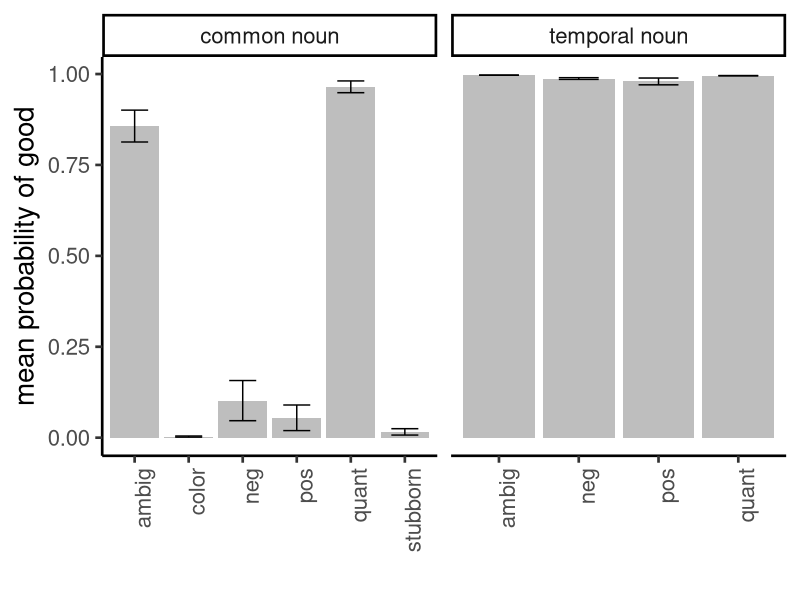
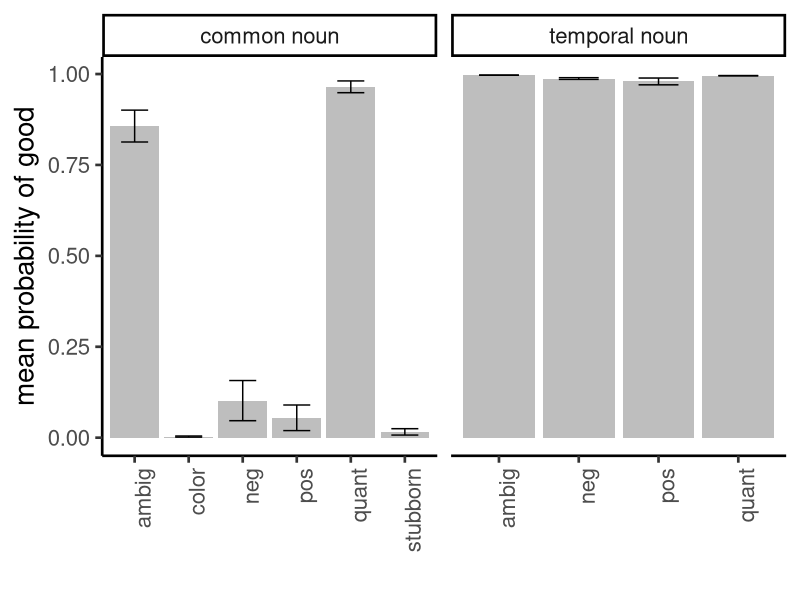

The R source for these figures, in order: (Note: this script raises an error after producing the figures.)
library(tidyverse)
cbbPalette <- c("#000000", "#E69F00", "#56B4E9", "#009E73", "#F0E442", "#0072B2", "#D55E00", "#CC79A7")


d = bind_rows( read_csv("gpt3_data/sents_20221004.csv"),
  read_csv("gpt3_data/sents_20221004_2.csv")) %>%
  filter(experiment %in% c("spentLondon", "storeBought")) %>%
  select(experiment, adj, num, noun, adjclass, numclass, nounclass, starts_with("goodness")) %>%
  gather(variable, value, -experiment, -adj, -num, -noun, -adjclass, -numclass, -nounclass)

# this shows the predicted adjective effects very nicely
adjs = filter(d, numclass == "num-low") %>%
  group_by(variable, experiment, adjclass) %>%
  filter(variable == "goodness-sent") %>%
  summarise(m=mean(value, na.rm=T),
            n=n(),
            l = mean(value, na.rm=T) - 1.96 * sd(value, na.rm=T)/sqrt(n()),
            u = mean(value, na.rm=T) + 1.96 * sd(value, na.rm=T)/sqrt(n()))
adjs$experiment = ifelse(adjs$experiment == 'spentLondon', 
                         "temporal noun",
                         "common noun")
adjs$adjclass = gsub("adj-", "", adjs$adjclass)
ggplot(adjs, aes(x=adjclass, y=m,
                 ymin=l, ymax=u)) + 
  geom_bar(stat='identity', position=position_dodge(width=1), fill="gray") + 
  geom_errorbar(position=position_dodge(width=1), width=.5) + 
  theme_classic(20) +
  theme(#legend.position = "bottom",
    legend.title = element_blank(),
    axis.text.x = element_text(angle=90, hjust=1)) + 
  facet_grid(. ~ experiment, scales="free_x", drop=T) + 
  scale_fill_manual(values = c("gray", "gray",
                               "blue", "lightblue",
                               "darkblue")) +
  xlab("") + ylab("mean probability of good")
ggsave("pngs/adjs.png", width=6, height=4)

# high-odd are weirdly high, the rest as expected
group_by(d, variable, numclass) %>%
  summarise(m=mean(value, na.rm=T)) %>%
  spread(numclass, m)

# measure best. The common nouns and common measure nouns are no good.
group_by(d, variable, nounclass) %>%
  summarise(m=mean(value, na.rm=T)) %>%
  spread(nounclass, m)

# pick a really good one and test the overall pattern
# split by adjective
filter(d, numclass == "num-low",
       nounclass == "noun-measure") %>%
  group_by(variable, adjclass) %>%
  summarise(m=mean(value)) %>%
  spread(adjclass, m)

filter(d, numclass == "num-low",
       nounclass == "noun-common") %>%
  group_by(variable, adjclass) %>%
  summarise(m=mean(value)) %>%
  spread(adjclass, m)


group_by(d, experiment) %>%
  summarise(m=mean(value, na.rm=T)) 

d.2 = bind_rows( read_csv("gpt3_data/sents_20221004.csv"),
               read_csv("gpt3_data/sents_20221004_2.csv")) %>%
  filter(experiment %in% c("spentLondon", "storeBought"),
         numclass == "num-low",
         nounclass == "noun-measure") %>%
  group_by(adjclass) %>%
  summarise(a.helps = mean(`goodness-sent` > `goodness-sent_no_a`),
            mod.helps = mean(`goodness-sent` > `goodness-sent_no_mod`),
            order.helps = mean(`goodness-sent` > `goodness-sent_reverse_mods`),
            singular.helps = mean(`goodness-sent` > `goodness-sent_no_plural`))

d.2.common = bind_rows( read_csv("gpt3_data/sents_20221004.csv"),
                 read_csv("gpt3_data/sents_20221004_2.csv")) %>%
  filter(experiment %in% c("spentLondon", "storeBought"),
         numclass == "num-low",
         nounclass == "noun-common") %>%
  group_by(adjclass) %>%
  summarise(a.helps = mean(`goodness-sent` > `goodness-sent_no_a`),
            mod.helps = mean(`goodness-sent` > `goodness-sent_no_mod`),
            order.helps = mean(`goodness-sent` > `goodness-sent_reverse_mods`),
            singular.helps = mean(`goodness-sent` > `goodness-sent_no_plural`))
d.2.common


d.3 = bind_rows( read_csv("gpt3_data/sents_20221004.csv"),
                 read_csv("gpt3_data/sents_20221004_2.csv")) %>%
  filter(experiment %in% c("spentLondon", "storeBought"),
         numclass == "num-low",
         nounclass == "noun-measure") %>%
  mutate(adjclass = ifelse(adjclass == "adj-neg" | adjclass == "adj-pos",
                           "adj",
                           adjclass)) %>%
  rename( `a ADJ five days`=(`goodness-sent`),
            `five ADJ days`=(`goodness-sent_default`),
            `a five days`=(`goodness-sent_no_mod`),
            `a five ADJ days`=(`goodness-sent_reverse_mods`),
            `a ADJ five day` = (`goodness-sent_no_plural`),
           `ADJ five days` = (`goodness-sent_no_a`)) %>%
  select(adjclass, adj, starts_with("a ADJ"), starts_with("ADJ"),
         starts_with("a five"), starts_with("five")) %>%
  group_by(adjclass) %>%
  mutate(firstadj=first(adj)) %>%
  ungroup() %>%
  pivot_longer(cols=c(`a ADJ five days`,`a ADJ five day`, `a five days`,
               `a five ADJ days`, `five ADJ days`, `ADJ five days`)) %>%
  na.omit() %>%
  group_by(adjclass, name, firstadj) %>%
  summarise(m=mean(value),
            n=n(),
            s=sd(value),
            l=mean(value) - 1.96 * sd(value, na.rm=T)/sqrt(n),
            u=mean(value) + 1.96 * sd(value, na.rm=T)/sqrt(n),
           )

d.3$name = factor(d.3$name, levels = c("a ADJ five days",
                                       "five ADJ days",
                                       "a five ADJ days",
                                       "a five days",
                                       "a ADJ five day",
                                       "ADJ five days"))
  

sum(d.3$n)

################################
# breakout hungry
hungry = bind_rows( read_csv("gpt3_data/sents_20221004.csv"),
           read_csv("gpt3_data/sents_20221004_2.csv")) %>%
  filter(experiment == "servedDinnerTo") %>%
  select(sent, `goodness-sent`, adjclass, numclass, nounclass, adj, num, noun) %>%
  mutate(agents = ifelse(grepl("arrived", sent), "agents", "not_agents"))

group_by(hungry, agents, adjclass, adj) %>%
  summarise(m=mean(`goodness-sent`)) %>%
  spread(agents, m)

# shows the right pattern, but it says it's good overall. Even the one we think is bad

##################################

filter(d, experiment == "twoAdjs",
       variable %in% c("goodness-sentadjorder1", "goodness-sentadjorder2")) %>%
  group_by(variable) %>%
  summarise(m=mean(value))

############################### 

# doesn't get this one
doublea = bind_rows( read_csv("gpt3_data/sents_20221004.csv"),
               read_csv("gpt3_data/sents_20221004_2.csv")) %>%
  filter(experiment == "twoAdjs") %>%
  rename(goodness1 = `goodness-sentadjorder1`,
         goodness2 = `goodness-sentadjorder2`) %>%
  select( experiment, adj, num, noun, adjclass, numclass, nounclass,
          sentadjorder1, sentadjorder2,
    goodness1, goodness2) %>%
  mutate(expected.dir = goodness1 - goodness2)

select(doublea, `sentadjorder1`, `sentadjorder2`, expected.dir)
mean(doublea$expected.dir > 0)
group_by(doublea, noun) %>%
  summarise(mean(expected.dir))
group_by(doublea, adj) %>%
  summarise(mean(expected.dir))
group_by(doublea, num) %>%
  summarise(mean(expected.dir))

group_by(doublea) %>%
  summarise(mean(`goodness1`), mean(`goodness2`))


##################################

agree = read_csv("gpt3_data/sents_adjs_agree.csv")

agree$nounclass = factor(agree$nounclass,
                          levels = c("noun-temporal",
                                     "noun-unit_like",
                                     "noun-objects",
                                     "noun-human",
                                     "noun-distance",
                                     "noun-art"))

l = lmer(data=agree,
         `goodness-sent` ~ singplur * 
           nounclass +
           (1 + singplur|noun) + 
           (1|adj) + 
           (1|template))
summary(l)

t.stat <- function(x) fixef(x)/sqrt(diag(vcov(x)))

ls = data.frame(cbind(fixef(l), (t.stat(l)))) 
names(ls) = c("beta", "t-value")
ls$`p<.05` = ifelse(abs(ls$`t-value`) > 1.96, "*", "")

ls %>%
  xtable()


singplur = group_by(agree, nounclass, singplur) %>%
  summarise(m=mean(`goodness-sent`),
            l=m - 1.96 * sd(`goodness-sent`)/sqrt(n()),
            u=m + 1.96 * sd(`goodness-sent`)/sqrt(n())) %>%
  mutate(nounclass = gsub("noun-", "", nounclass))

spread(singplur, singplur, m) %>% 
  mutate(prefer.singular = singular - plural) %>%
  arrange(-prefer.singular) 

ggplot(singplur, aes(x=nounclass, y=m, fill=singplur,
                     ymin=l, ymax=u)) +
  geom_bar(stat="identity", position=position_dodge(width=NULL)) +
  scale_y_continuous(breaks = c(0, 1), limits=c(0, 1.2)) +
  geom_bar(stat='identity', position=position_dodge(width=1)) + 
  geom_errorbar(position=position_dodge(width=1), width=.5) + 
  theme_classic(7) +
  theme(#legend.position = "bottom",
    #theme(legend.position = c(0.87, 0.25))
    legend.position=c(.15, .95), legend.title=element_blank(),
    legend.direction = "horizontal") + 
  #axis.text.x = element_text(angle=90, hjust=1, vjust=.5)) +
  scale_fill_manual(values=cbbPalette) + 
  ylab("acceptability") + xlab("noun class") 

ggsave("pngs/agreement.png", width=3, height=1.7)




# all the right patterns, but some strong preferences
agree = bind_rows( read_csv("gpt3_data/sents_20221004.csv"),
                     read_csv("gpt3_data/sents_20221004_2.csv")) %>%
  filter(experiment == "agreement" | experiment == "agreementHuman") %>%
  select(experiment, adj, num, noun, adjclass, numclass, nounclass,
         sent, sent_default, 
         `goodness-sent`, `goodness-sent_default`)
agree$singular = ifelse(grepl("wants", agree$sent) | grepl("seems", agree$sent), "sing", "plural")

singplur = group_by(agree, noun, singular) %>%
  summarise(m=mean(`goodness-sent`)) 
singplur

spread(singplur, singular, m) %>% 
  mutate(prefer.singular = sing - plural) %>%
  arrange(-prefer.singular)

singplur_default = group_by(agree, noun, singular) %>%
  summarise(m=mean(`goodness-sent_default`))
singplur_default

spread(singplur_default, singular, m) %>% 
  mutate(prefer.singular = sing - plural) %>%
  arrange(-prefer.singular)


############# this generates the huamn sentences to run on mturk for main exp

human.sents = d %>%
  bind_rows( read_csv("gpt3_data/sents_20221004.csv"),
             read_csv("gpt3_data/sents_20221004_2.csv")) %>%
  filter(experiment %in% c("spentLondon", "storeBought"),
       numclass == "num-low",
       nounclass == "noun-measure") %>%
  select(sent, adj, num, noun, sent_default, sent_no_mod, sent_no_a,
         sent_reverse_mods, sent_no_plural) %>%
  na.omit() %>%
  gather(variable, value, -adj, -num, -noun) %>%
  mutate(temp = substr(value, 1, 10))

write_csv(human.sents, "humansents.csv")

spread(human.sents, variable, value)

human.sents2 = bind_rows( read_csv("gpt3_data/sents_20221004.csv"),
               read_csv("gpt3_data/sents_20221004_2.csv")) %>%
  filter(experiment %in% c("spentLondon", "storeBought"),
         numclass == "num-low") %>%
  select(sent, adj, num, noun) %>%
  na.omit() %>%
  gather(variable, value, -adj, -num, -noun)


humans = bind_rows(human.sents, human.sents2) %>%
  unique()

mturk = filter(human.sents, num == "three", noun %in% c("days", "weeks", "months")) %>%
  group_by(temp) %>%
  mutate(list=sample(1:n())) %>%
  ungroup() %>%
  mutate(id = paste(adj,num,noun,variable,temp, sep="-")) %>%
  select(id, value, list)



fillers = tibble(value= c("Flosa has often seen Marn.",
                                       "Chardon sees often Kuru.",
                                       "Bob walk.",
                                       "Malevolent floral candy is delicious.",
                                       "The bone chewed the dog.",
                                       "The bone dog the chewed.",
                                       "I wonder you ate how much.",
                                       "The fragrant orangutan sings loudest at Easter."),
                 good=c(1, 0, 0, 1, 1, 0, 0, 1),
                 s=1:length(c(1, 0, 0, 1, 1, 0, 0, 1)),
                 id=paste("filler", good, s, sep="_"))
                 
fillers_ex = expand_grid(fillers, list=1:max(mturk$list)) %>%
  select(id, value, list)

m = bind_rows(fillers_ex, mturk)

m = group_by(m, list) %>%
  mutate(randorder = sample(1:n()))

out_turk = pivot_wider(m, id_cols=list, values_from=c(value, id), names_from=randorder) 
out_turk = out_turk[,order(colnames(out_turk))] 
out_turk = ungroup(out_turk)

a = bind_cols(select(out_turk, list), select(out_turk, -list))
write_csv(a, file="mturk_generation/runturk_main.csv")


########################## get adj ones
adjs = bind_rows(read_csv("gpt3_data/sents_adjs_20221004.csv"),
                 read_csv("gpt3_data/sents_adjs_20221004_2.csv")) %>%
  rename(value=`goodness-sent`) 
# get human sents
human.sents = adjs %>%
  select(sent, adj, num, noun, template, experiment) %>%
  na.omit() %>%
  gather(variable, value, -adj, -num, -noun, -template, -experiment) 

mturk = filter(human.sents) %>%
  group_by(template, experiment) %>%
  mutate(list=sample(1:n())) %>%
  ungroup() %>%
  mutate(id = paste(adj,num,noun,variable,experiment, template, sep="-")) %>%
  select(id, value, list)


FILLERS2 = c("Flosa has often seen Marn.",
  "Chardon sees often Kuru.",
  "Bob walk.",
  "Malevolent floral candy is delicious.",
  "The bone chewed the dog.",
  "The bone dog the chewed.",
  "I wonder you ate how much.",
  "The fragrant orangutan sings loudest at Easter.",
  
  "The boy chased the ball.",
  "There seems to be three policitians in the park.",
  "Taiwanese bankers played in the snow.",
  "She arrived last night.",
  "Here comes the sun.",
  
  "There seem to be three politicians in the park.",
  "We bought chair at the store.",
  "Here come a lovely chair.",
  "Book the book read I.",
  "Is the woman who sings is happy?"
  
  )
FILLERS2_RATINGS = c(1, 0, 0, 1, 1, 0, 0, 1,
                     1, 1, 1, 1, 1,
                     0, 0, 0, 0, 0)
fillers = tibble(value= FILLERS2,
                 good=FILLERS2_RATINGS,
                 s=1:length(FILLERS2),
                 id=paste("filler", good, s, sep="_"))

fillers_ex = expand_grid(fillers, list=1:max(mturk$list)) %>%
  select(id, value, list)

m = bind_rows(fillers_ex, mturk)

m = group_by(m, list) %>%
  mutate(randorder = sample(1:n()))

out_turk = pivot_wider(m, id_cols=list, values_from=c(value, id), names_from=randorder) 
out_turk = out_turk[,order(colnames(out_turk))] 
out_turk = ungroup(out_turk)

a = bind_cols(select(out_turk, list), select(out_turk, -list))
write_csv(a[1:300, ], file="runturk_adjs.csv")
x = tibble(x=as.matrix(a[1, ]))

################################################
# turk for adj order
doublea = bind_rows( read_csv("gpt3_data/sents_20221004.csv"),
                     read_csv("gpt3_data/sents_20221004_2.csv")) %>%
  filter(experiment == "twoAdjs") %>%
  rename(goodness1 = `goodness-sentadjorder1`,
         goodness2 = `goodness-sentadjorder2`)
  
# get human sents
human.sents = doublea %>%
  select(sentadjorder1, sentadjorder2, adj, num, noun, template, experiment) %>%
  na.omit() %>%
  gather(variable, value, -adj, -num, -noun, -template, -experiment) 

mturk = filter(human.sents) %>%
  group_by(template, experiment) %>%
  mutate(list=sample(1:n())) %>%
  ungroup() %>%
  mutate(id = paste(adj,num,noun,variable,experiment, template, sep="-")) %>%
  select(id, value, list)


FILLERS3 = c("Flosa has often seen Marn.",
             "Chardon sees often Kuru.",
             "Bob walk.",
             "Malevolent floral candy is delicious.",
             "The bone chewed the dog.",
             "The bone dog the chewed.",
             "I wonder you ate how much.",
             "The fragrant orangutan sings loudest at Easter."
             )
FILLERS3_RATINGS = c(1, 0, 0, 1, 1, 0, 0, 1)
                     
fillers = tibble(value= FILLERS3,
                 good=FILLERS3_RATINGS,
                 s=1:length(FILLERS3),
                 id=paste("filler", good, s, sep="_"))

fillers_ex = expand_grid(fillers, list=1:max(mturk$list)) %>%
  select(id, value, list)

m = bind_rows(fillers_ex, mturk)

m = group_by(m, list) %>%
  mutate(randorder = sample(1:n()))

out_turk = pivot_wider(m, id_cols=list, values_from=c(value, id), names_from=randorder) 
out_turk = out_turk[,order(colnames(out_turk))] 
out_turk = ungroup(out_turk)

a = bind_cols(select(out_turk, list), select(out_turk, -list))
write_csv(a, file="twoadjs_turk.csv")
x = tibble(x=as.matrix(a[1, ]))

################ analyze numerals
dnum = filter(d, variable == "goodness-sent") %>%
  group_by(numclass) %>%
  summarize(example=first(num),
    m=mean(value, na.rm=T)) 

print(xtable(dnum), include.rownames=FALSE)

